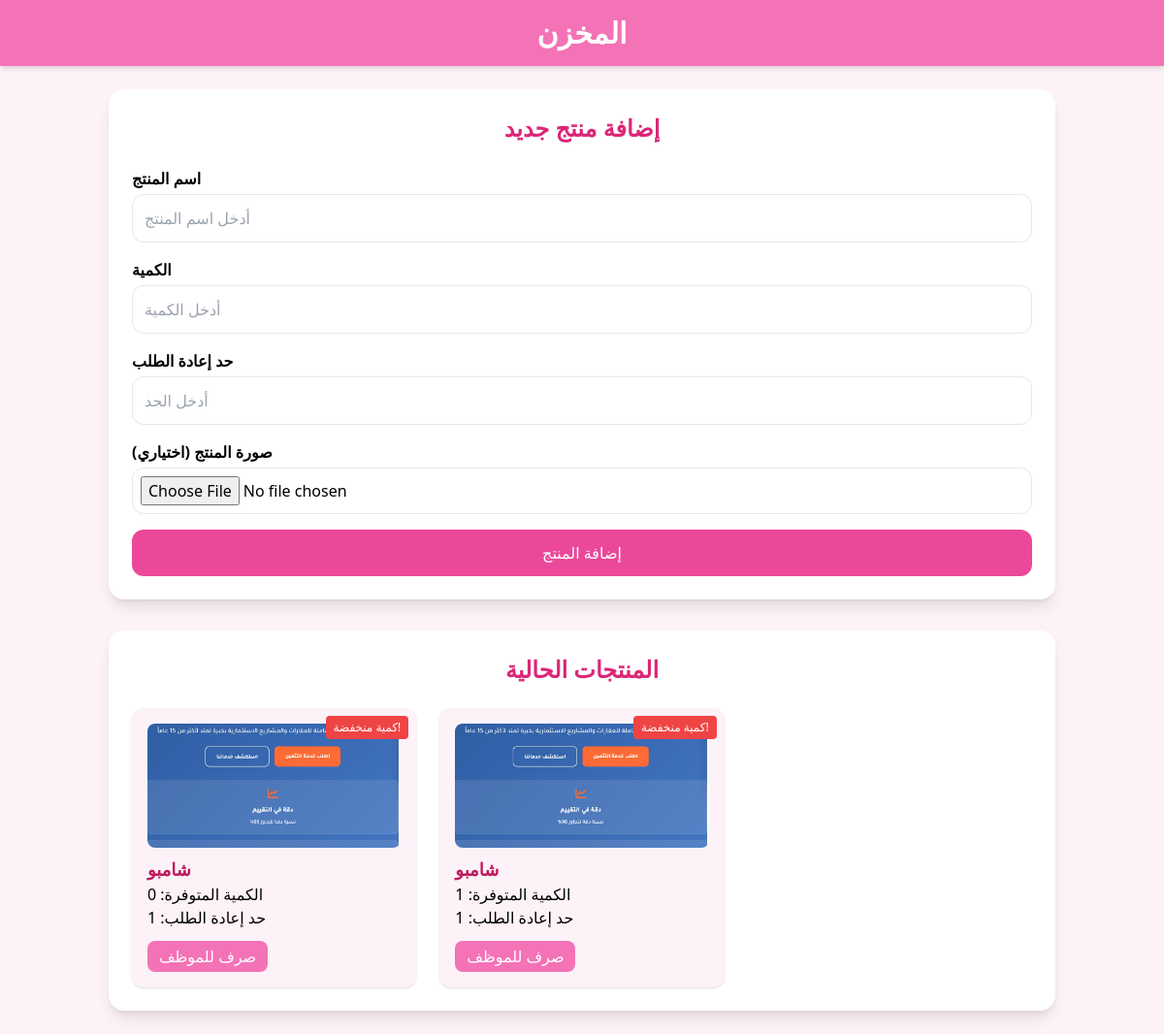
Page /inventory (signed in) on the committed database.
### models.py (models this page shows)
class Inventory(db.Model):
    id = db.Column(db.Integer, primary_key=True)
    product = db.Column(db.String(150), nullable=False)
    quantity = db.Column(db.Integer, default=0)
    reorder_level = db.Column(db.Integer, default=10)
    updated_at = db.Column(db.DateTime, default=datetime.utcnow, onupdate=datetime.utcnow)
    image_url = db.Column(db.String(200))

### routes/main.py (the view, shortened to what this page needs)
@main_bp.route('/inventory', methods=['GET', 'POST'])
def inventory_dashboard():
    if session.get('role') != 'admin':
        return "Access Denied", 403
    items = Inventory.query.all()
    employees = Employee.query.all()
    return render_template('inventory.html', items=items, employees=employees)

### templates/inventory.html (shortened to what this page needs)
<!DOCTYPE html>
<html lang="ar">
<head>
<script src="https://cdn.tailwindcss.com"></script>
</head>
<body class="bg-pink-50 font-sans">
<header class="bg-pink-400 p-4 shadow-md">
    <h1 class="text-3xl font-bold text-white text-center">المخزن</h1>
</header>
<main class="p-6 space-y-8 max-w-5xl mx-auto">
  <div class="bg-white p-6 rounded-2xl shadow-lg">
    <h2 class="text-2xl font-bold text-pink-600 mb-6 text-center">إضافة منتج جديد</h2>
    <form action="{{ url_for('main.inventory_dashboard') }}" method="POST" enctype="multipart/form-data" class="space-y-4">
      <div>
        <label class="block mb-1 font-semibold">اسم المنتج</label>
        <input type="text" name="product" placeholder="أدخل اسم المنتج"
               class="w-full p-3 border rounded-xl focus:outline-none focus:ring-2 focus:ring-pink-400" required>
      </div>
      <div>
        <label class="block mb-1 font-semibold">الكمية</label>
        <input type="number" name="quantity" placeholder="أدخل الكمية"
               class="w-full p-3 border rounded-xl focus:outline-none focus:ring-2 focus:ring-pink-400" min="1" required>
      </div>
      <div>
        <label class="block mb-1 font-semibold">حد إعادة الطلب</label>
        <input type="number" name="reorder_level" placeholder="أدخل الحد"
               class="w-full p-3 border rounded-xl focus:outline-none focus:ring-2 focus:ring-pink-400" min="1" required>
      </div>
      <div>
        <label class="block mb-1 font-semibold">صورة المنتج (اختياري)</label>
        <input type="file" name="image" accept="image/*"
               class="w-full p-2 border rounded-xl focus:outline-none focus:ring-2 focus:ring-pink-400">
      </div>
      <div class="flex justify-end mt-4">
        <button type="submit" class="bg-pink-500 text-white px-6 py-3 rounded-xl hover:bg-pink-600 transition w-full">
          إضافة المنتج
        </button>
      </div>
    </form>
  </div>
  <div class="bg-white p-6 rounded-2xl shadow-lg">
    <h2 class="text-2xl font-bold text-pink-600 mb-6 text-center">المنتجات الحالية</h2>
    <div class="grid sm:grid-cols-1 md:grid-cols-3 gap-6">
        {% for item in items %}
        <div class="bg-pink-50 p-4 rounded-xl shadow hover:shadow-lg transition relative">
            {% if item.image_url %}
            <img src="{{ item.image_url }}" alt="{{ item.product }}" class="w-full h-32 object-cover rounded-lg mb-2">
            {% endif %}
            <h2 class="font-bold text-pink-700 text-lg">{{ item.product }}</h2>
            <p>الكمية المتوفرة: {{ item.quantity }}</p>
            <p>حد إعادة الطلب: {{ item.reorder_level }}</p>
            {% if item.quantity <= item.reorder_level %}
            <span class="absolute top-2 right-2 bg-red-500 text-white text-xs px-2 py-1 rounded">كمية منخفضة!</span>
            {% endif %}
            <button
                class="mt-3 bg-pink-400 text-white py-1 px-3 rounded-lg hover:bg-pink-500 transition"
                onclick="openTransactionModal({{ item.id }}, '{{ item.product|e }}', {{ item.quantity }})">
                صرف للموظف
            </button>
        </div>
        {% else %}
        <p class="text-center text-gray-500 col-span-full">لا يوجد منتجات في المخزن</p>
        {% endfor %}
    </div>
  </div>
</main>
</body>
</html>

### rows in the picture
Inventory: image_url (picture), product "شامبو", quantity "0", reorder_level "1", shows "كمية منخفضة!"
Inventory: image_url (picture), product "شامبو", quantity "1", reorder_level "1", shows "كمية منخفضة!"
